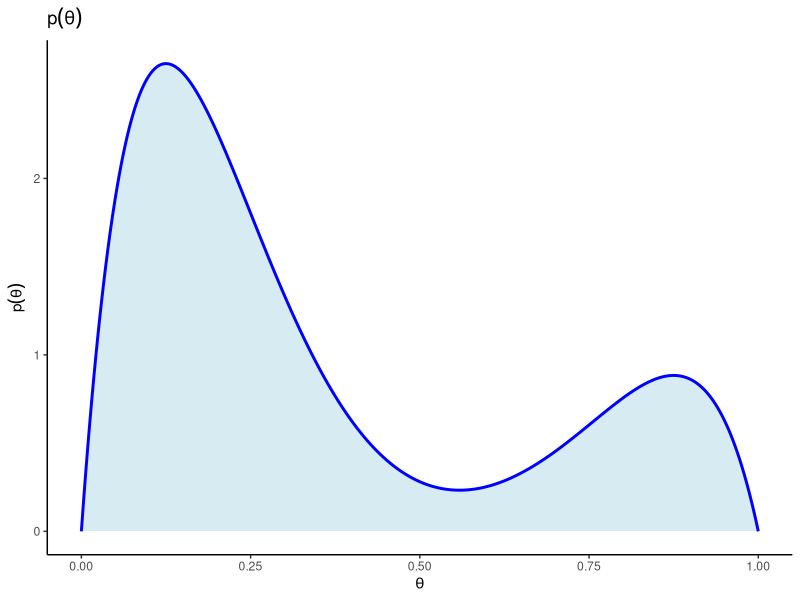
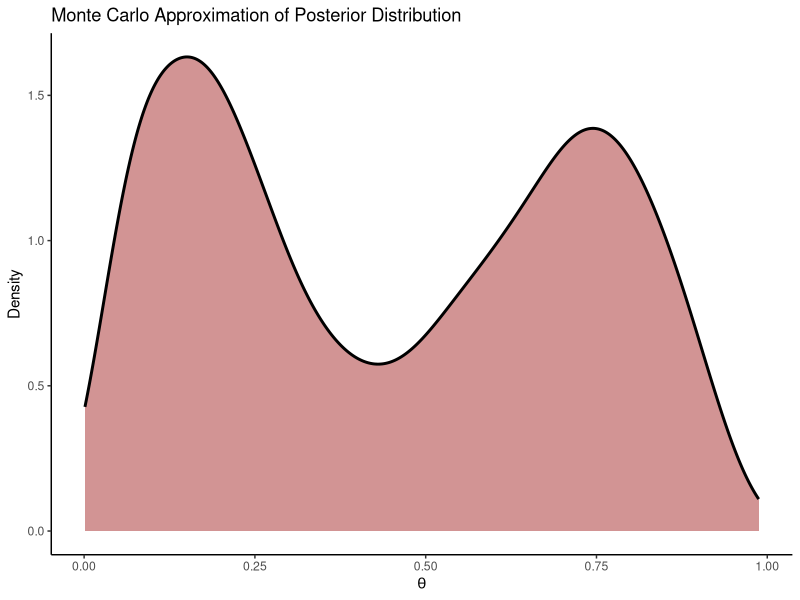
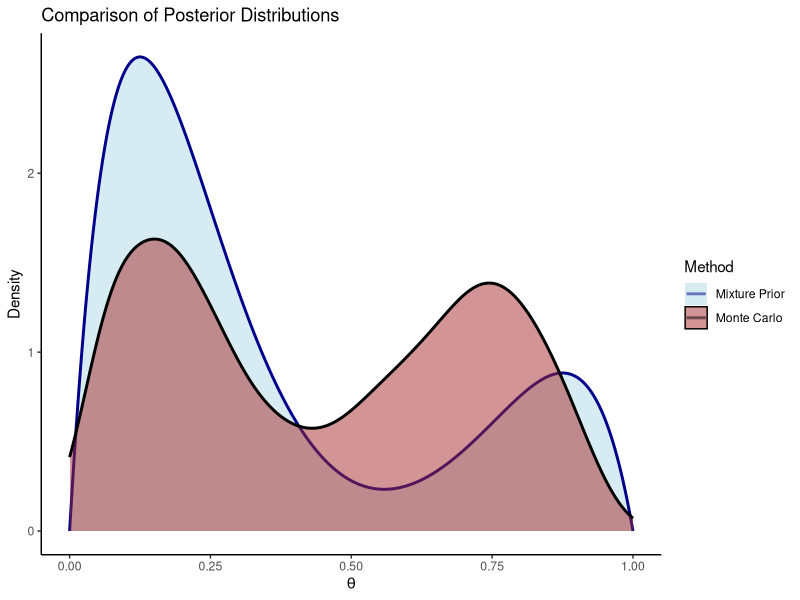
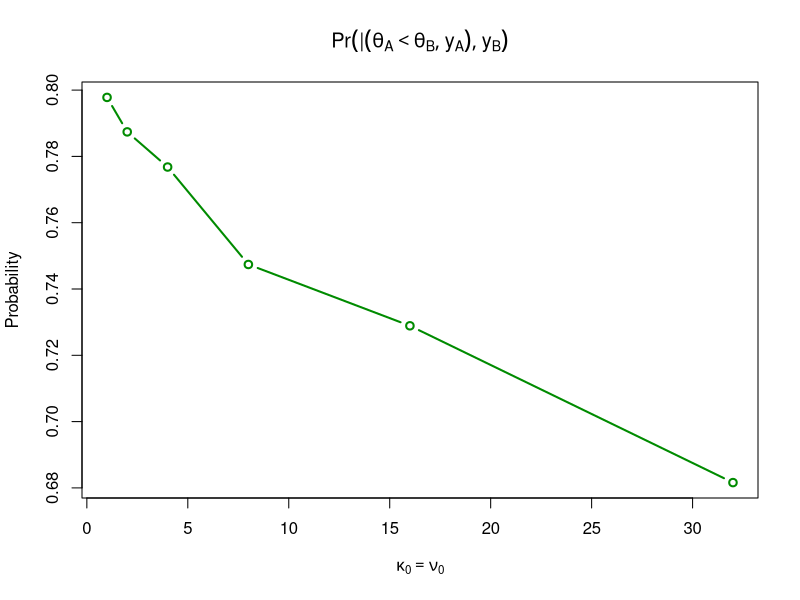

The R source for these figures, in order:
## ---- chunk 1
#| echo: false
library(ggplot2)

# Define the mixture prior distribution
p_theta <- function(theta) {
  1/4 * gamma(10) / (gamma(2) * gamma(8)) * (3 * theta * (1 - theta)^7 + theta^7 * (1 - theta))
}

# Plotting p(theta)
theta_values <- seq(0, 1, length.out = 1000)
p_theta_values <- sapply(theta_values, p_theta)

df <- data.frame(theta = theta_values, density = p_theta_values)

ggplot(df, aes(x = theta, y = density)) +
  geom_area(fill = 'lightblue', alpha = 0.5) +
  geom_line(color = 'blue', size = 1) +
  theme_classic() +
  labs(title = expression(p(theta)),
       x = expression(theta),
       y = expression(p(theta)))

## ---- chunk 2
#| echo: false
# Parameters for mixture distribution
w <- 0.5

# Function to sample z from p1 or p0
sample_z <- function(w) {
  x <- rbinom(1, 1, w)
  if (x == 1) {
    # Sample from p1 (e.g., Beta distribution with some parameters)
    z <- rbeta(1, 2, 8)
  } else {
    # Sample from p0 (e.g., Beta distribution with some other parameters)
    z <- rbeta(1, 7, 3)
  }
  return(z)
}

# Monte Carlo approximation
set.seed(123)
n_samples <- 10000
samples <- replicate(n_samples, sample_z(w))

# Convert samples to a data frame
samples_df <- data.frame(theta = samples)

# Plotting the density of samples
ggplot(samples_df, aes(x = theta)) +
  geom_density(fill = 'brown', alpha = 0.5, size = 1) +
  theme_classic() +
  labs(title = 'Monte Carlo Approximation of Posterior Distribution',
       x = expression(theta),
       y = 'Density')
## ---- chunk 3
#| echo: false
# Create a combined data frame for comparison
combined_df <- rbind(
  data.frame(theta = theta_values, density = p_theta_values, method = 'Mixture Prior'),
  data.frame(theta = samples, density = NA, method = 'Monte Carlo')
)

# Generating the combined plot
ggplot() +
  geom_area(data = subset(combined_df, method == 'Mixture Prior'), aes(x = theta, y = density, fill = "Mixture Prior"), alpha = 0.5) +
  geom_line(data = subset(combined_df, method == 'Mixture Prior'), aes(x = theta, y = density, color = "Mixture Prior"), size = 1) +
  geom_density(data = subset(combined_df, method == 'Monte Carlo'), aes(x = theta, fill = "Monte Carlo"), alpha = 0.5) +
  geom_line(data = subset(combined_df, method == 'Monte Carlo'), aes(x = theta, y = ..density.., color = "Monte Carlo"), size = 1, stat = 'density') +
  theme_classic() +
  scale_fill_manual(values = c("lightblue", "brown")) +
  scale_color_manual(values = c("blue4", "black")) +
  labs(title = 'Comparison of Posterior Distributions',
       x = expression(theta),
       y = 'Density',
       fill = 'Method',
       color = 'Method') +
  guides(fill = guide_legend(override.aes = list(alpha = 0.5)))

## ---- chunk 4
#| echo: false
# Given data
n_A <- 16
n_B <- 16
ybar_A <- 75.2
s_A <- 7.3
ybar_B <- 77.5
s_B <- 8.1

# Prior parameters
kappa_nu <- c(1, 2, 4, 8, 16, 32)

# Monte Carlo sampling function
monte_carlo_prob <- function(kappa_0, nu_0, n_samples = 10000) {
  theta_A_samples <- rnorm(n_samples, 
                           mean = (kappa_0 * 75 + n_A * ybar_A) / (kappa_0 + n_A), 
                           sd = sqrt(s_A^2 / (kappa_0 + n_A)))
  
  theta_B_samples <- rnorm(n_samples, 
                           mean = (nu_0 * 75 + n_B * ybar_B) / (nu_0 + n_B), 
                           sd = sqrt(s_B^2 / (nu_0 + n_B)))
  
  prob <- mean(theta_A_samples < theta_B_samples)
  return(prob)
}

# Calculate probabilities for different kappa_0 and nu_0
probs <- sapply(kappa_nu, function(kappa) monte_carlo_prob(kappa, kappa))

# Plotting the probabilities
plot(kappa_nu, probs, type = "b", col = "green4", lwd = 2,
     xlab = expression(kappa[0] == nu[0]), ylab = "Probability",
     main = expression(Pr(theta[A] < theta[B] | y[A], y[B])))
